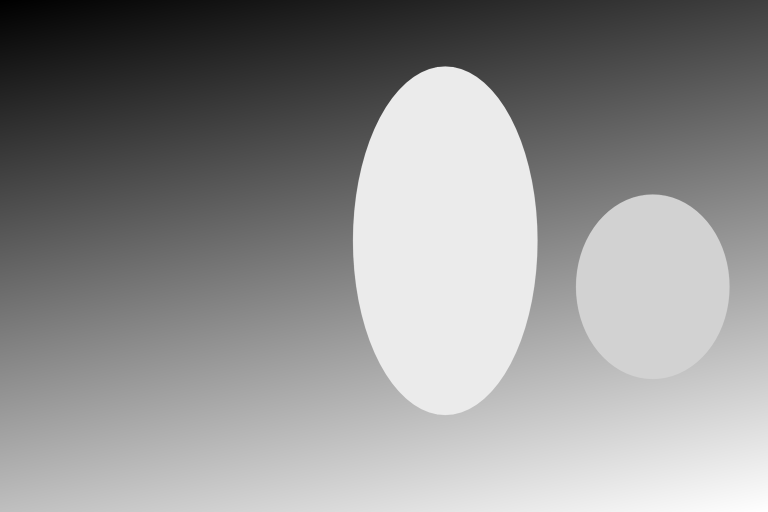
#> input picture experiments/GlowLab/assets/flash-photo-depth-synthetic.png, 1536 x 1024 px (shown at 1/2 size)
$ python glow_look_sweep_lab.py --input assets/flash-photo-depth-synthetic.png
#> lines starting #> are read from the running program, lines starting #| are printed output that depends on the picture; long printed decimals are rounded
### experiments/GlowLab/light_leak_lab.py
"""Deterministic still-image R&D harness for photographic light leaks."""

from __future__ import annotations

import argparse
import math
from pathlib import Path

import cv2
import numpy as np

from glow_lab import add_label, linear_to_srgb, srgb_to_linear, to_u8


# [100 lines left out: functions make_fixture, apply_screen, edge_wash, anamorphic_streak, organic_gate_leak, not called in this run]


def resize_fixture(rgba: np.ndarray, width: int, height: int) -> np.ndarray:
    """Resize the same scene while retaining deterministic pixel sampling."""
    return cv2.resize(rgba, (width, height), interpolation=cv2.INTER_AREA)


# [14 lines left out: function regional_metrics, not called in this run]


def load_input(path: Path, frame_index: int) -> np.ndarray:
    """Read a still or one deterministic frame from a video as float RGBA."""
    suffix = path.suffix.lower()
    if suffix in {".mp4", ".mov", ".mkv", ".avi", ".webm"}:
        capture = cv2.VideoCapture(str(path))
        if not capture.isOpened():
            raise RuntimeError(f"Could not open video: {path}")
        capture.set(cv2.CAP_PROP_POS_FRAMES, max(0, frame_index))
        ok, frame = capture.read()
        capture.release()
        if not ok:
            raise RuntimeError(f"Could not read frame {frame_index} from {path}")
        rgb = cv2.cvtColor(frame, cv2.COLOR_BGR2RGB).astype(np.float32) / 255.0
        return np.dstack((rgb, np.ones(rgb.shape[:2], dtype=np.float32)))

    frame = cv2.imread(str(path), cv2.IMREAD_UNCHANGED)
    if frame is None:
        raise RuntimeError(f"Could not read image: {path}")
    scale = (255.0 if frame.dtype == np.uint8 else
             65535.0 if frame.dtype == np.uint16 else 1.0)
    if frame.ndim == 2:
        rgb = cv2.cvtColor(frame, cv2.COLOR_GRAY2RGB)
        alpha = np.ones(frame.shape, dtype=np.float32)
    elif frame.shape[2] == 4:
        rgba = cv2.cvtColor(frame, cv2.COLOR_BGRA2RGBA).astype(np.float32)
        rgba /= scale
        return rgba
    else:
        rgb = cv2.cvtColor(frame, cv2.COLOR_BGR2RGB)
        alpha = np.ones(frame.shape[:2], dtype=np.float32)
    rgb = rgb.astype(np.float32) / scale
    return np.dstack((rgb, alpha))


# [81 lines left out: function run, not called in this run]


# [22 lines that do not run on import are left out]

### experiments/GlowLab/glow_lab.py
"""Deterministic still-image R&D harness for glow looks.

This deliberately lives outside the application build. It produces PNG captures
and checks image-space invariants so candidate looks can be compared before
being ported into ArtifactCore and Artifact.
"""

from __future__ import annotations

import argparse
from pathlib import Path

import cv2
import numpy as np


# [22 lines left out: function make_fixture, not called in this run]


def srgb_to_linear(value: np.ndarray) -> np.ndarray:
    return np.where(value <= 0.04045, value / 12.92, ((value + 0.055) / 1.055) ** 2.4)


def linear_to_srgb(value: np.ndarray) -> np.ndarray:
    value = np.maximum(value, 0.0)
    return np.where(value <= 0.0031308, value * 12.92, 1.055 * np.power(value, 1.0 / 2.4) - 0.055)


# [14 lines left out: function current_look, not called in this run]


def soft_knee_glow(rgba: np.ndarray, threshold: float = 0.45, knee: float = 0.30,
                   amount: float = 1.45, radius: float = 8.0, tint: tuple[float, float, float] =
                   (1.0, 0.92, 0.82)) -> np.ndarray:
    """Linear-light, soft-knee, wide multi-scale glow with source alpha preserved."""
    source = srgb_to_linear(np.maximum(rgba[..., :3], 0.0))
    luminance = source[..., 0] * 0.2126 + source[..., 1] * 0.7152 + source[..., 2] * 0.0722
    knee = max(knee, 1.0e-5)
    soft = np.clip((luminance - threshold + knee) / (2.0 * knee), 0.0, 1.0)
    soft = soft * soft * (3.0 - 2.0 * soft)
    contribution = source * soft[..., None]

    # Distinct spatial scales retain a crisp near halo while adding a broad bloom.
    scales = ((0.48, 0.72), (0.30, 1.8), (0.15, 4.2), (0.07, 9.0))
    bloom = np.zeros_like(source)
    for weight, radius_scale in scales:
        sigma = max(0.35, radius * radius_scale)
        bloom += cv2.GaussianBlur(contribution, (0, 0), sigmaX=sigma, sigmaY=sigma,
                                  borderType=cv2.BORDER_REPLICATE) * weight
    bloom *= np.asarray(tint, dtype=np.float32)[None, None, :]
    result = linear_to_srgb(source + bloom * amount)
    return np.dstack((np.clip(result, 0.0, 1.0), rgba[..., 3]))


def to_u8(rgba: np.ndarray) -> np.ndarray:
    return np.round(np.clip(rgba, 0.0, 1.0) * 255.0).astype(np.uint8)


def add_label(image: np.ndarray, label: str) -> np.ndarray:
    output = image.copy()
    cv2.rectangle(output, (0, 0), (output.shape[1], 42), (7, 9, 15, 255), -1)
    cv2.putText(output, label, (18, 28), cv2.FONT_HERSHEY_SIMPLEX, 0.7,
                (230, 235, 245, 255), 1, cv2.LINE_AA)
    return output


# [26 lines left out: function run, not called in this run]


# [5 lines that do not run on import are left out]

### experiments/GlowLab/glow_look_sweep_lab.py
"""Capture soft-knee Glow parameter looks on a deterministic or CC0 still."""

from __future__ import annotations

import argparse
from pathlib import Path

import cv2
import numpy as np

from glow_lab import (add_label, linear_to_srgb, soft_knee_glow,
                      srgb_to_linear, to_u8)
from light_leak_lab import load_input


LOOKS = (
    ("warm-near", 0.48, 0.22, 0.95, 7.0, (1.0, 0.92, 0.80)),
    ("balanced", 0.45, 0.30, 1.15, 8.0, (1.0, 0.94, 0.86)),
    ("dream-wide", 0.42, 0.38, 1.05, 10.0, (0.84, 0.92, 1.0)),
)


def headroom_glow(source: np.ndarray, threshold: float, knee: float,
                  amount: float, radius: float,
                  tint: tuple[float, float, float]) -> np.ndarray:
    """Keep the additive glow shape while asymptotically preserving display headroom."""
    linear = srgb_to_linear(np.maximum(source[..., :3], 0.0))
    luminance = linear @ np.asarray((0.2126, 0.7152, 0.0722), dtype=np.float32)
    knee_width = max(knee, 1.0e-5)
    soft = np.clip((luminance - threshold + knee_width) / (2.0 * knee_width), 0.0, 1.0)
    soft = soft * soft * (3.0 - 2.0 * soft)
    seed = linear * soft[..., None]
    bloom = np.zeros_like(seed)
    for weight, scale in ((0.48, 0.72), (0.30, 1.8), (0.15, 4.2), (0.07, 9.0)):
        sigma = max(0.35, radius * scale)
        bloom += cv2.GaussianBlur(seed, (0, 0), sigmaX=sigma, sigmaY=sigma,
                                  borderType=cv2.BORDER_REPLICATE) * weight
    bloom *= np.asarray(tint, dtype=np.float32)[None, None, :] * amount
    headroom = np.maximum(1.0 - linear, 1.0e-6)
    result = linear + headroom * (1.0 - np.exp(-bloom / headroom))
    return np.dstack((np.clip(linear_to_srgb(result), 0.0, 1.0), source[..., 3]))


def clip_fraction(rgba: np.ndarray) -> float:
    return float(np.mean(rgba[..., :3] >= 0.999))


def new_clip_fraction(source: np.ndarray, result: np.ndarray) -> float:
    newly_clipped = (source[..., :3] < 0.999) & (result[..., :3] >= 0.999)
    return float(np.mean(newly_clipped))


def run(output: Path, input_path: Path | None, frame_index: int) -> None:
    output.mkdir(parents=True, exist_ok=True)
    if input_path:
        source = load_input(input_path, frame_index)
#> in load_input, frame is the input picture: shape (1024, 1536); min 0, max 255, mean 143.7
        source = cv2.resize(source, (960, 540), interpolation=cv2.INTER_AREA)
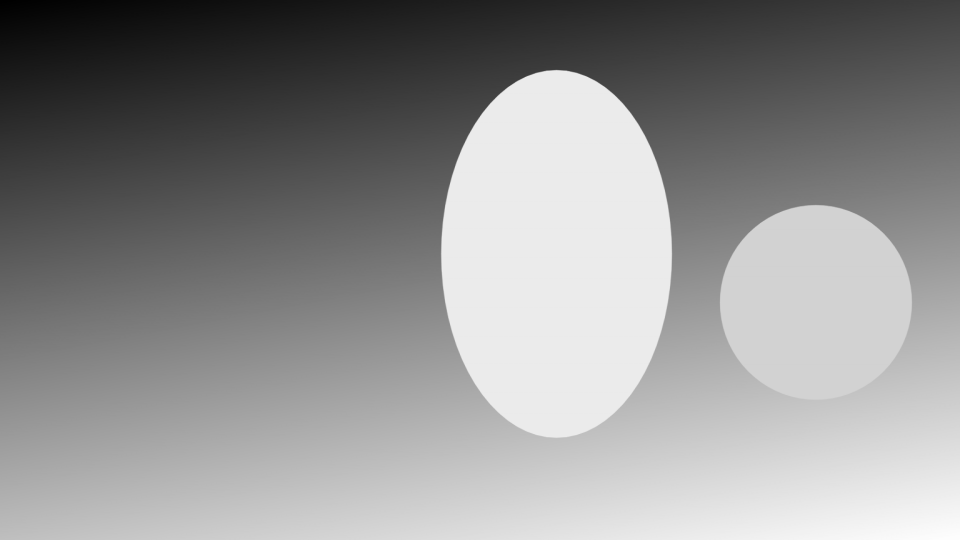
#> source: shape (540, 960, 4) float32; mean of channels 0, 1, 2, 3 0.563, 0.563, 0.563, 1; drawn as B, G, R
    else:
        from glow_lab import make_fixture
        source = make_fixture()

    panels = [add_label(to_u8(source), "SOURCE")]
#> in add_label, `cv2.putText(output, label, (18, 28), cv2.FONT_HERSHEY_SIMPLEX, 0.7, (2..`:
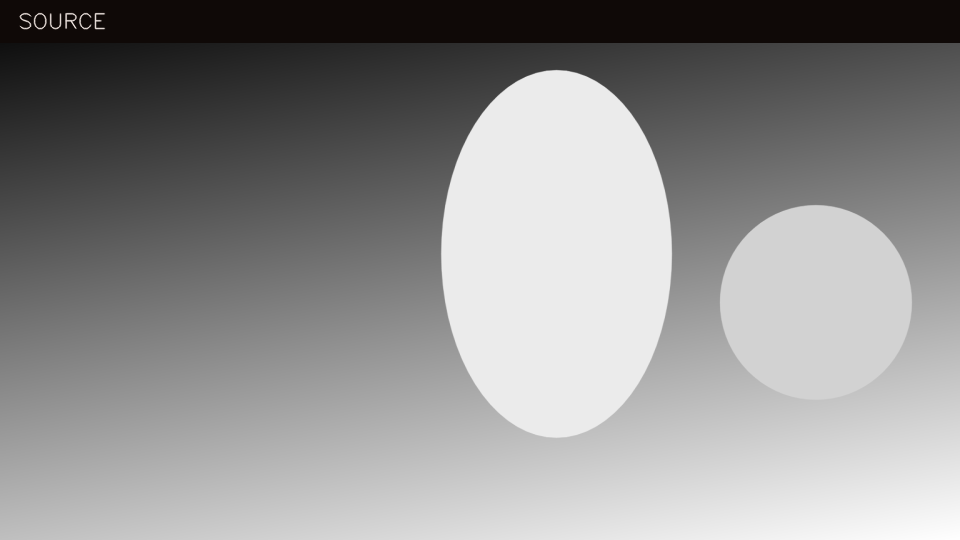
#> output: shape (540, 960, 4); mean of channels 0, 1, 2, 3 141.3, 141.5, 142, 255; drawn as B, G, R
    source_linear = srgb_to_linear(np.maximum(source[..., :3], 0.0))
#> in srgb_to_linear, `return np.where(value <= 0.04045, value / 12.92, ((value + 0.055) / 1...`:
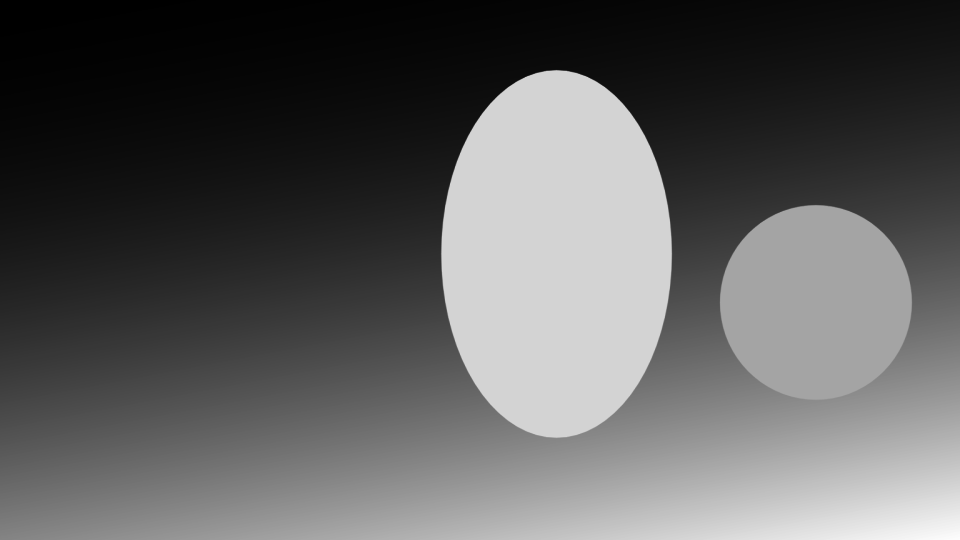
#> returned value: shape (540, 960, 3) float32; min 0, max 0.994, mean 0.366
    y, x = np.mgrid[0:source.shape[0], 0:source.shape[1]]
    xn, yn = x / max(source.shape[1] - 1, 1), y / max(source.shape[0] - 1, 1)
    regions = {
        "center": (xn > 0.25) & (xn < 0.75) & (yn > 0.25) & (yn < 0.75),
        "edge": (xn < 0.12) | (xn > 0.88) | (yn < 0.12) | (yn > 0.88),
    }
    source_luma = source_linear @ np.asarray((0.2126, 0.7152, 0.0722), dtype=np.float32)
    for name, threshold, knee, amount, radius, tint in LOOKS:
        for method, render in (("additive", soft_knee_glow),
                               ("headroom", headroom_glow)):
            result = render(source, threshold, knee, amount, radius, tint)
            assert np.isfinite(result).all()
            assert np.array_equal(result[..., 3], source[..., 3])
            cv2.imwrite(str(output / f"{name}-{method}.png"), cv2.cvtColor(
                to_u8(result), cv2.COLOR_RGBA2BGRA))
            panels.append(add_label(to_u8(result), f"{name.upper()} / {method.upper()}"))
            result_linear = srgb_to_linear(np.maximum(result[..., :3], 0.0))
            result_luma = result_linear @ np.asarray((0.2126, 0.7152, 0.0722), dtype=np.float32)
            print(f"{name}/{method}: output_clip={clip_fraction(result):.4%}, "
                  f"new_clip={new_clip_fraction(source, result):.4%}; " + ", ".join(
                f"{region}_linear_luma_delta={float((result_luma - source_luma)[mask].mean()):.5f}"
                for region, mask in regions.items()))
#> this loop made 3 passes
#| warm-near/additive: output_clip=30.1912%, new_clip=30.1912%; center_linear_luma_delta=0.1025, edge_linear_luma_delta=0.1174
#| warm-near/headroom: output_clip=4.5621%, new_clip=4.5621%; center_linear_luma_delta=0.0974, edge_linear_luma_delta=0.09369
#| balanced/additive: output_clip=32.9642%, new_clip=32.9642%; center_linear_luma_delta=0.1224, edge_linear_luma_delta=0.133
#| balanced/headroom: output_clip=13.0328%, new_clip=13.0328%; center_linear_luma_delta=0.1143, edge_linear_luma_delta=0.1083
#| dream-wide/additive: output_clip=31.7030%, new_clip=31.7030%; center_linear_luma_delta=0.1303, edge_linear_luma_delta=0.1339
#| dream-wide/headroom: output_clip=8.0681%, new_clip=8.0681%; center_linear_luma_delta=0.121, edge_linear_luma_delta=0.107
#> pass 1, in soft_knee_glow, `soft = soft * soft * (3.0 - 2.0 * soft)`:
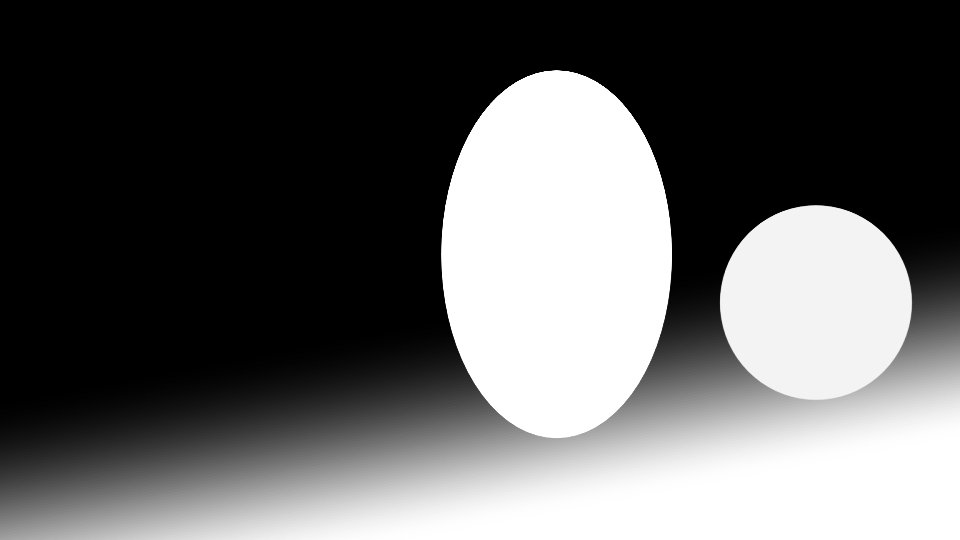
#> soft: shape (540, 960) float32; min 0, max 1, mean 0.373
#> pass 1, in soft_knee_glow, `contribution = source * soft[..., None]`:
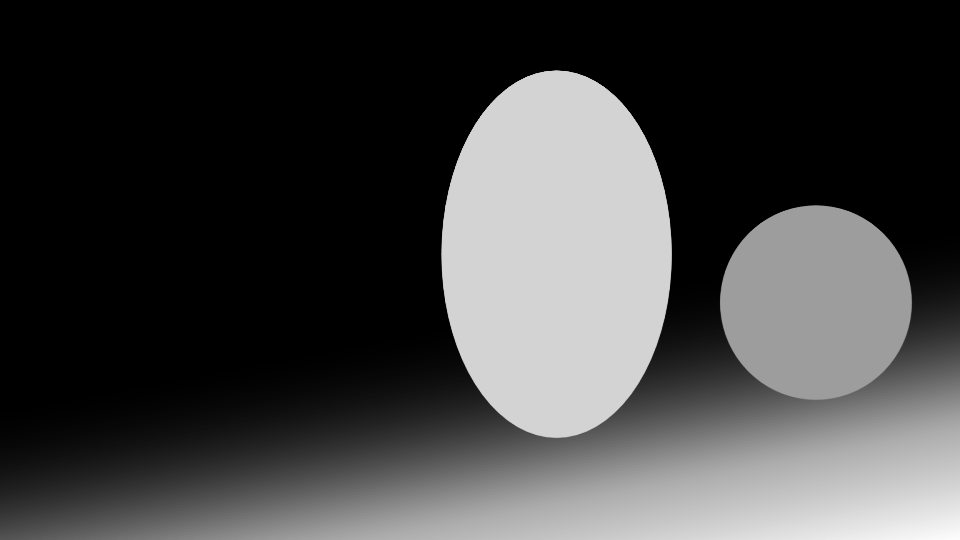
#> contribution: shape (540, 960, 3) float32; min 0, max 0.994, mean 0.26
#> after the loop:
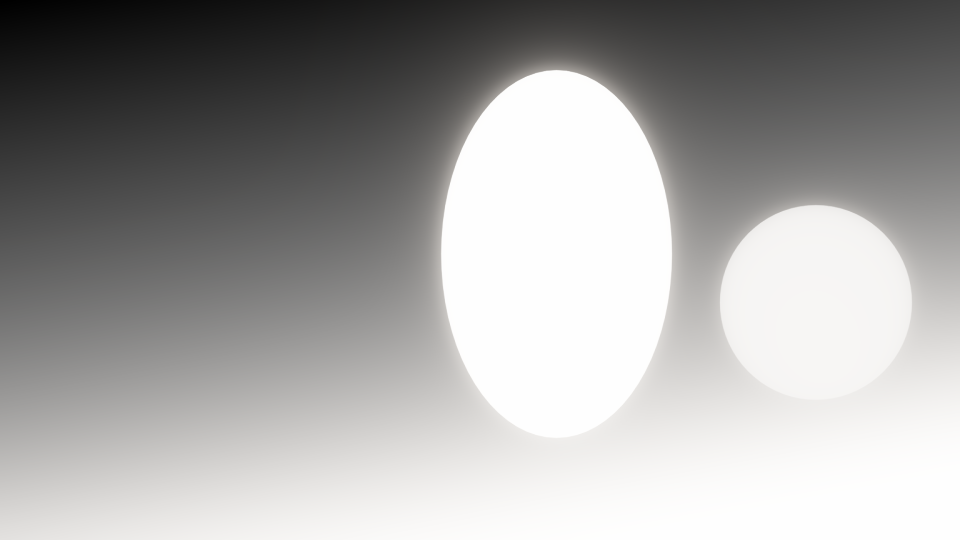
#> result: shape (540, 960, 4) float32; mean of channels 0, 1, 2, 3 0.633, 0.637, 0.64, 1; drawn as B, G, R
#> after the loop, panels = 7 items

    sheet = np.vstack([cv2.resize(panel, None, fx=0.5, fy=0.5,
                                  interpolation=cv2.INTER_AREA) for panel in panels])
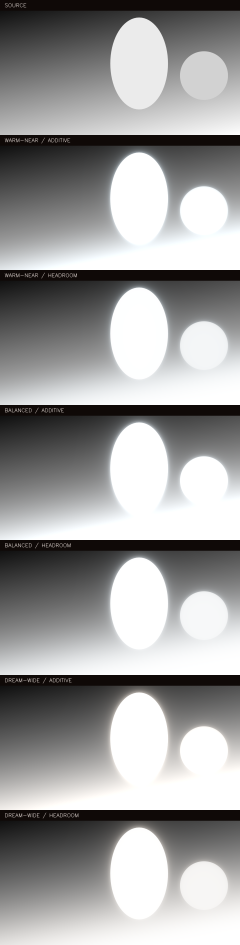
#> sheet: shape (1890, 480, 4) (shown at 1/2 size); mean of channels 0, 1, 2, 3 157.2, 157.3, 157.6, 255; drawn as B, G, R
    cv2.imwrite(str(output / "glow-look-sweep.png"), cv2.cvtColor(
        sheet, cv2.COLOR_RGBA2BGRA))
    print(f"Saved Glow look sweep to {output.resolve()}")
    if input_path:
        print(f"Input: {input_path.resolve()} frame={frame_index}")


if __name__ == "__main__":
    parser = argparse.ArgumentParser()
    parser.add_argument("--input", type=Path,
                        help="Optional still or video frame; omit for the neon fixture")
    parser.add_argument("--frame-index", type=int, default=20)
    parser.add_argument("--output", type=Path,
                        default=Path(__file__).resolve().parent / "captures" / "glow-look-sweep")
    args = parser.parse_args()
    run(args.output, args.input, args.frame_index)
